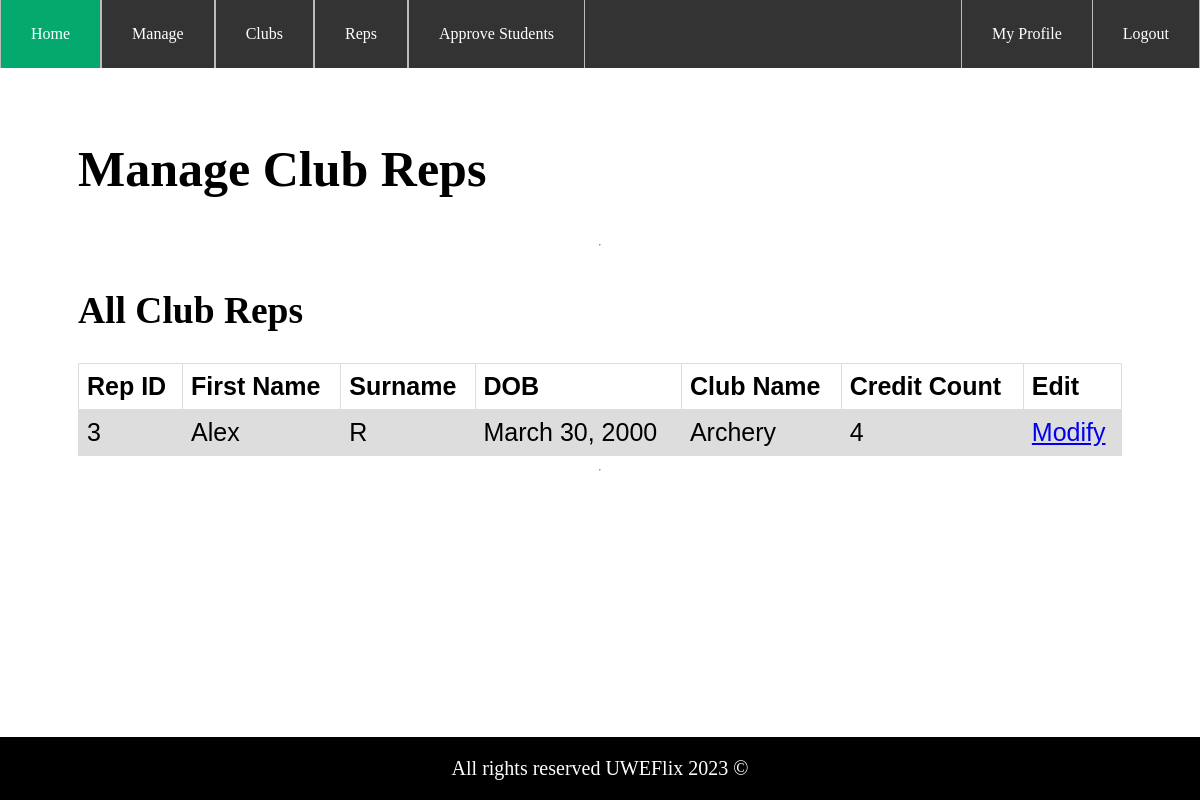
The page /clubs/view_reps/ (signed in) on the database as committed earlier.
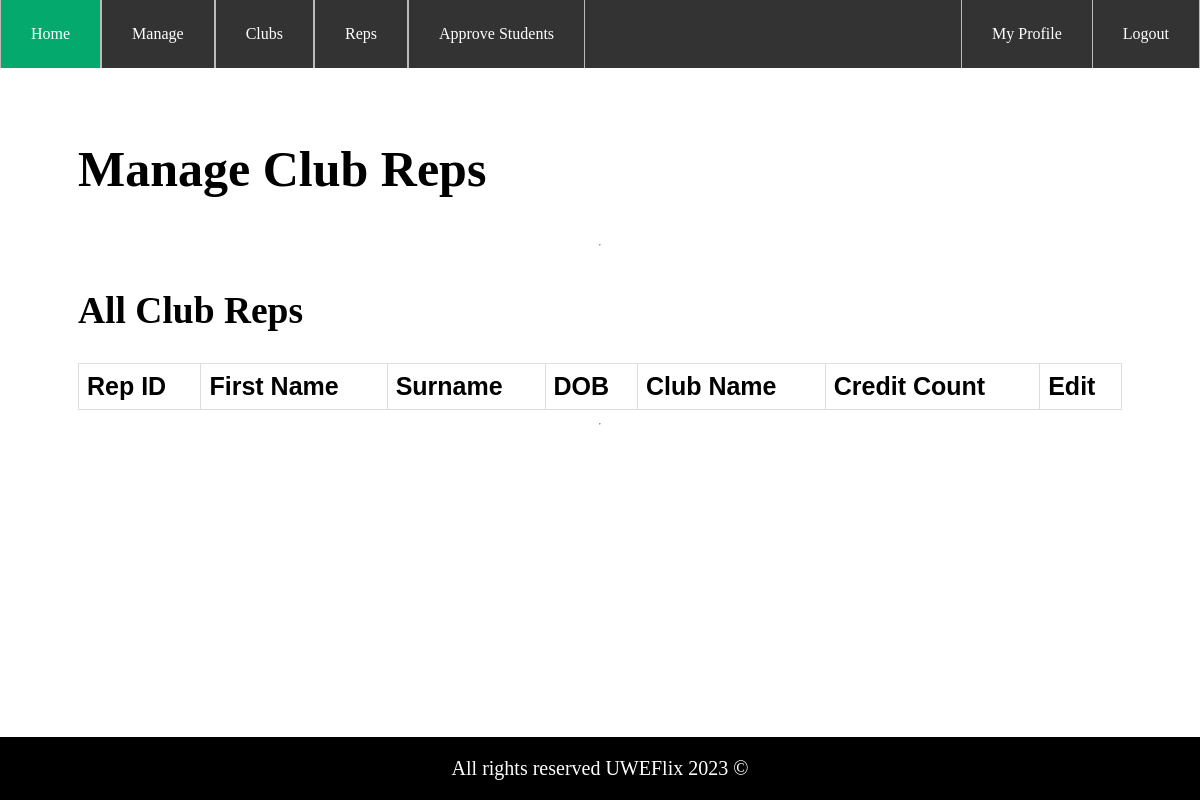
The same page on the database as committed later.
### UWEFlix/models.py (models this page shows, shortened)
class UserProfile(models.Model):
    user_obj = models.OneToOneField(User, on_delete=models.CASCADE)
    club = models.ForeignKey(Club, null=True, on_delete=models.CASCADE, blank=True)
    date_of_birth = models.DateField(default=timezone.now, auto_now_add=False, auto_now=False, blank=False)
    credits = models.FloatField(default=0)
    discount = models.IntegerField(null=True, blank=True, default=0)
    applied_discount = models.IntegerField(null=True, blank=True, default=0)

class User(AbstractBaseUser, PermissionsMixin):
    email = models.EmailField(blank=True, default='', unique=True)
    username = models.CharField(max_length=150, blank=True, default='')
    first_name = models.CharField(max_length=30, blank=True)
    last_name = models.CharField(max_length=150, blank=True)
    is_active = models.BooleanField(default=False)
    is_superuser = models.BooleanField(default=False)
    is_staff = models.BooleanField(default=False)
    date_joined = models.DateTimeField(default=timezone.now)
    last_login = models.DateTimeField(blank=True, null=True)
    objects = CustomUserManager()
    USERNAME_FIELD = 'email'
    EMAIL_FIELD = 'email'
    REQUIRED_FIELDS = []
    class Meta:
        verbose_name = 'User'
        verbose_name_plural = 'Users'

class Club(models.Model):
    name = models.CharField(max_length=255)
    street_number = models.PositiveIntegerField()
    street_name = models.CharField(max_length=255)
    city = models.CharField(max_length=255)
    postcode = models.CharField(max_length=255)
    landline = models.CharField(max_length=255)
    mobile = models.CharField(max_length=255)
    discount = models.IntegerField()
    email = models.EmailField()
    def __str__(self):
        return str(self.name)

### UWEFlix/decorators.py (the view)
        def wrapper_func(request, *args, **kwargs):
            group = None
            if request.user.groups.exists():
                group = request.user.groups.all()[0].name
            if group == 'Administrator' or group in allowed_roles:
                return view_func(request, *args, **kwargs)
            else:
                return redirect('Homepage')

### ClubManager/views.py (called while the page is built)
@login_required(login_url='/login')
@allowed_users(allowed_roles='CinemaManager')
def view_club_reps(request):
    club_reps = UserProfile.objects.exclude(club__isnull=True)
    return render(request, 'ClubManager/view_reps.html', {'club_reps': club_reps})

### UWEFlix/templatetags/customtags.py (called while the page is built)
@register.filter
def has_group(user, group_name):
    return user.groups.filter(name=group_name).exists() or user.groups.filter(name='Administrator').exists()

### ClubManager/templates/ClubManager/view_reps.html
{% extends 'ClubManager/parent.html' %}
{% block page %}
<h1>Manage Club Reps</h1>
<hr class="solid">
<div>
    {% if request.user.is_anonymous %}
    <h2>No Permissions</h2>
    {% else %}
    <h2>All Club Reps</h2>
    <table style="width:100%">
        <tr>
            <th>Rep ID</th>
            <th>First Name</th>
            <th>Surname</th>
            <th>DOB</th>
            <th>Club Name</th>
            <th>Credit Count</th>
            <th>Edit</th>
        </tr>
        {% for rep in club_reps %}
        <tr>
            <td>{{rep.id}}</td>
            <td>{{rep.user_obj.first_name}}</td>
            <td>{{rep.user_obj.last_name}}</td>
            <td>{{rep.date_of_birth}}</td>
            <td>{{rep.club}}</td>
            <td>{{rep.credits}}</td>
            <td><a href="/clubs/update_rep/{{rep.id}}">Modify</a></td>
        </tr>
        {% endfor %}
    </table>
</div>
<hr class="solid">
{% endif %}
{% endblock %}

Rows that differ between the two databases and show on the page:
removed UserProfile: id "3", user_obj.first_name "Alex", user_obj.last_name "R", date_of_birth "March 30, 2000", club "Archery", credits "4"
